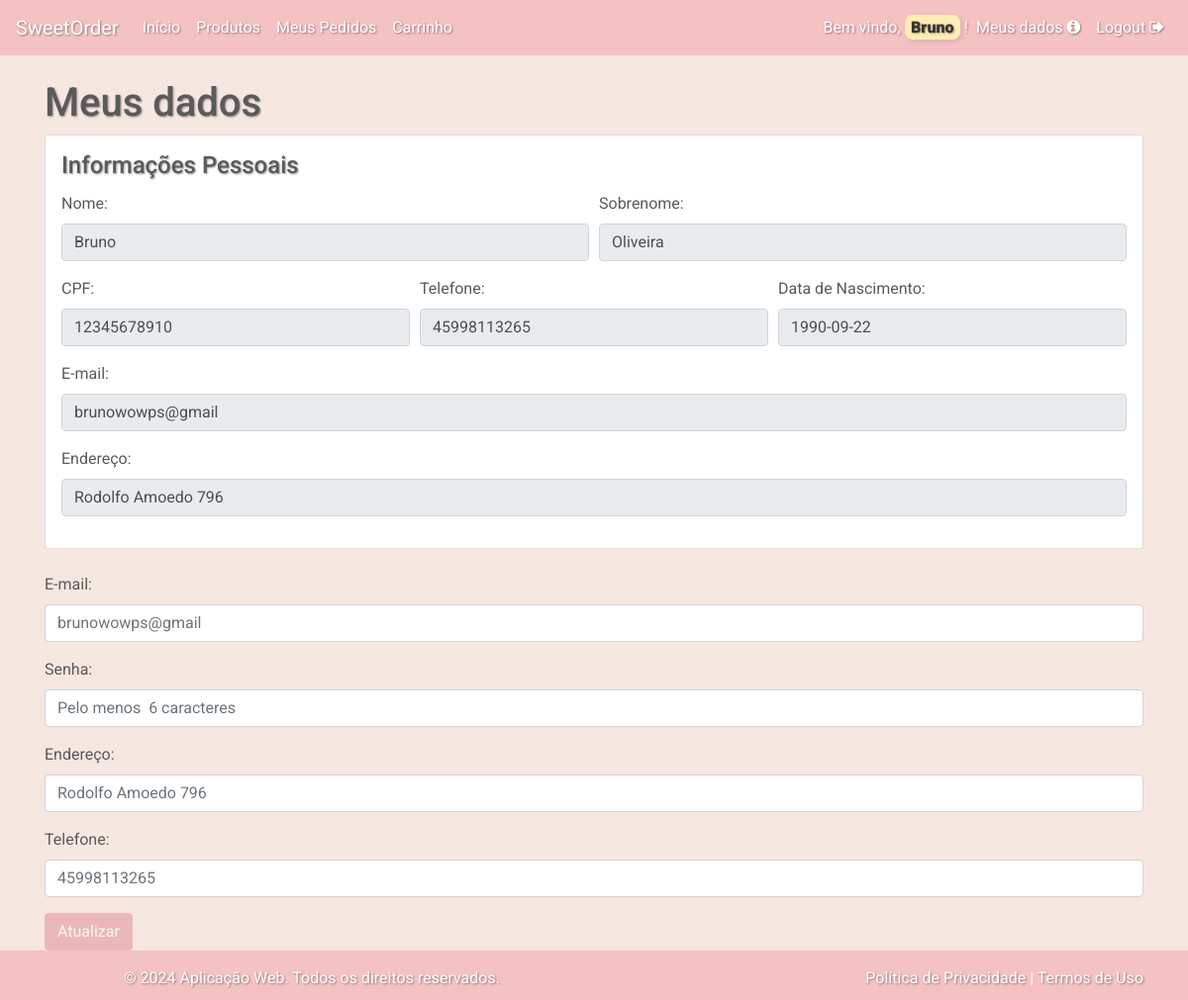
The app's page /auth/my_profile (signed in) with its own data.
### app/models.py (models this page shows)
class User(db.Model, UserMixin):
    id = db.Column(db.Integer, primary_key=True)
    first_name = db.Column(db.String(150))
    last_name = db.Column(db.String(150))
    cpf = db.Column(db.String(12))
    email = db.Column(db.String(150), unique=True)
    password = db.Column(db.String(150))
    birth_date = db.Column(db.String(20))
    address = db.Column(db.String(250))
    phone = db.Column(db.String(12))
    admin = db.Column(db.Boolean, default=False)

### app/blueprints/auth/routes.py (the view, shortened to what this page needs)
@auth.route('/my_profile', methods=['GET', 'POST'])
@login_required
def update_profile():
    user = current_user
    return render_template('auth/my_profile.html')

### app/templates/auth/my_profile.html (shortened to what this page needs)
{% extends "shared/base.html" %}
{% block content %} <h1>Meus dados </h1>
<form class="form-horizontal" method="POST" action="{{ url_for('auth.update_profile') }}">
    <div class="card p-3 mb-4">
        <h4 class="card-title">Informações Pessoais</h4>
        <div class="form-row">
            <div class="form-group col-md-6">
                <label for="first_name">Nome:</label>
                <input type="text" class="form-control" id="first_name" name="first_name" value="{{current_user.first_name}}" readonly>
            </div>
            <div class="form-group col-md-6">
                <label for="last_name">Sobrenome:</label>
                <input type="text" class="form-control" id="last_name" name="last_name" value="{{current_user.last_name}}" readonly>
            </div>
        </div>
        <div class="form-row">
            <div class="form-group col-md-4">
                <label for="cpf">CPF:</label>
                <input type="text" class="form-control" id="cpf" value="{{current_user.cpf}}" readonly>
            </div>
            <div class="form-group col-md-4">
                <label for="phone">Telefone:</label>
                <input type="text" class="form-control" id="phone" value="{{current_user.phone}}" readonly>
            </div>
            <div class="form-group col-md-4">
                <label for="birthdate">Data de Nascimento:</label>
                <input type="text" class="form-control" id="birthdate" value="{{current_user.birth_date}}" readonly>
            </div>
        </div>
        <div class="form-group">
            <label for="email">E-mail:</label>
            <input type="text" class="form-control" id="email" value="{{current_user.email}}" readonly>
        </div>
        <div class="form-group">
            <label for="address">Endereço:</label>
            <input type="text" class="form-control" id="address" value="{{current_user.address}}" readonly>
        </div>
    </div>
    <div class="form-group">
        <label for="email">E-mail:</label>
        <input type="email" class="form-control" id="email" name="email" placeholder="{{current_user.email}}">
    </div>
    <div class="form-group">
        <label for="password">Senha:</label>
        <input type="password" class="form-control" id="password" name="password" placeholder="Pelo menos  6 caracteres">
    </div>
    <div class="form-group">
        <label for="address">Endereço:</label>
        <input type="text" class="form-control" id="address" name="address" placeholder="{{current_user.address}}">
    </div>
    <div class="form-group">
        <label for="phone">Telefone:</label>
        <input type="text" class="form-control" id="phone" name="phone" placeholder="{{current_user.phone}}">
    </div>
    <button type="submit" class="btn btn-primary" id="updateBtn" disabled>Atualizar</button>
</form>
{% endblock %}

### app/templates/shared/base.html (shortened to what this page needs)
<!doctype html>
<html lang="en">
    <head>
        <link href="https://stackpath.bootstrapcdn.com/bootstrap/4.5.2/css/bootstrap.min.css" rel="stylesheet">
        <link href="{{ url_for('static', filename='css/custom.css') }}" rel="stylesheet">
        <link href="https://cdnjs.cloudflare.com/ajax/libs/bootstrap-icons/1.5.0/font/bootstrap-icons.min.css" rel="stylesheet">
        <link href="https://cdnjs.cloudflare.com/ajax/libs/font-awesome/5.15.4/css/all.min.css" rel="stylesheet">
        <link rel="stylesheet" href="https://cdnjs.cloudflare.com/ajax/libs/font-awesome/4.7.0/css/font-awesome.min.css">
    </head>
    <body>
        <nav class="navbar navbar-expand-lg navbar-custom">
            <a class="navbar-brand">SweetOrder</a>
            <div class="collapse navbar-collapse" id="navbarNav">
                <ul class="navbar-nav mr-auto">
                    <li class="nav-item">
                        <a class="nav-link" href="{{ url_for('auth.home') }}">Início</a>
                    </li>
                    <li class="nav-item">
                        <a class="nav-link" href="{{ url_for('client.products') }}">Produtos</a>
                    </li>
                    {% if not current_user.admin %}
                    <li class="nav-item">
                        <a class="nav-link" href="{{ url_for('client.my_orders') }}">Meus Pedidos</a>
                    </li>
                    <li class="nav-item">
                        <a class="nav-link" href="{{ url_for('client.cart') }}">Carrinho</a>
                    </li>
                    {% endif %}
                </ul>
                <ul class="navbar-nav">
                    {% if current_user.is_authenticated %}
                    <li class="nav-item">
                        <span class="navbar-text">
                            <a>Bem vindo, <mark><b> {{ current_user.first_name }}</b></mark> !</a>
                        </span>
                    </li>
                    <li class="nav-item">
                        <a class="nav-link" href="{{ url_for('auth.update_profile') }}">Meus dados <i class="fa fa-info-circle"></i></a>
                    </li>
                    <li class="nav-item">
                        <a class="nav-link" href="{{ url_for('auth.logout') }}">Logout <i class="fa fa-sign-out"></i></a>
                    </li>
                    {% endif %}
                </ul>
            </div>
        </nav>
        <div class="d-flex flex-column min-vh-100">
            <div class="container mt-4 mb-auto">
                {% block content %}{% endblock %}
            </div>
        </div>
        <footer class="footer-custom mt-auto py-3">
            <div class="container">
                <div class="row">
                    <div class="col-md-6">
                        <p>&copy; 2024 Aplicação Web. Todos os direitos reservados.</p>
                    </div>
                    <div class="col-md-6 text-right">
                        <a href="#" data-toggle="modal" data-target="#privacyModal">Política de Privacidade</a> |
                        <a href="#" data-toggle="modal" data-target="#termsModal">Termos de Uso</a>
                    </div>
                </div>
            </div>
        </footer>
    </body>
</html>

### app/static/css/custom.css (style rules this page uses)
html, body { height: 100%; margin: 0; }
.container { min-height: 100%; display: flex; flex-direction: column; }
.container .row { flex-grow: 1; }
a, h1, h2, h3, h4, h5, h6, p, th, td { text-shadow: 1px 1px 2px rgba(0, 0, 0, 0.4); }
mark { background-color: #ffedb6; color: #333; border-radius: 8px; padding: 0.2em 0.4em; box-shadow: 2px 2px 5px rgba(0, 0, 0, 0.1); font-weight: bold; }
.container { padding-bottom: 50px; }
body { font-family: 'Roboto', sans-serif; background-color: #f7e7e1; color: #5a5a5a; }
.navbar-custom { background-color: #f4c2c2; color: #ffffff; }
.navbar-custom .navbar-brand, .navbar-custom .nav-link, .navbar-custom .navbar-text { color: #ffffff; }
footer { position: relative; bottom: 0; width: 100%; height: 50px; background-color: #f8f9fa; text-align: center; padding: 10px; }
.footer-custom { background-color: #f4c2c2; color: #ffffff; padding: 20px 0; position: fixed; width: 100%; bottom: 0; }
.footer-custom a { color: #ffffff; text-decoration: none; }
.form-control { border-radius: 0.25rem; border: 1px solid #ced4da; }
.btn-primary { background-color: #e4a0a0; border-color: #e4a0a0; }
#updateBtn { background-color: #e4a0a0; border-color: #e4a0a0; }

### records on screen
User: first_name "Bruno", last_name "Oliveira", cpf "12345678910", phone "45998113265", birth_date "1990-09-22", email "brunowowps@gmail", address "Rodolfo Amoedo 796"
